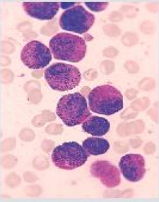
#> input picture 8-Blood Cell Identification/c120.png, 159 x 202 px
$ python blood.py
#> lines starting #> are read from the running program, lines starting #| are printed output that depends on the picture; after the words box and inside, x2 and y2 are one past the last pixel; in counts of white or black regions, pixels touching at a corner belong together

import numpy as np
import cv2
import matplotlib.pyplot as plt

image = cv2.imread("./c120.png")
#> image is the input picture: shape (202, 159, 3); mean B, G, R 196.8, 179, 218.6

# Gri tonlamalı bir görüntüye dönüştür
gray = cv2.cvtColor(image, cv2.COLOR_BGR2GRAY)
cv2.imwrite('1gray.png', gray)

# Median filtresi
blur_median = cv2.medianBlur(gray, 5)
cv2.imwrite('2blur_median.png', blur_median)

# Gaussian filtresi
blur_gaussian = cv2.GaussianBlur(gray, (9, 9), 0)
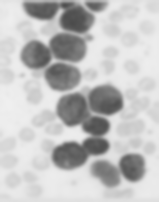
#> blur_gaussian: shape (202, 159); min 75, max 239, mean 192.8
cv2.imwrite('3blur_gaussian.png', blur_gaussian)

# Histogram eşitleme
histogram_eql = cv2.equalizeHist(gray)
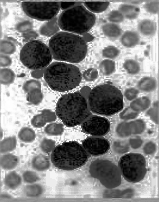
#> histogram_eql: shape (202, 159); min 0, max 255, mean 129.9
cv2.imwrite('4histogram_eql.png', histogram_eql)

# CLAHE (Kontrast Sınırlı Uyarlamalı Histogram Eşitleme)
clahe = cv2.createCLAHE(clipLimit=2.0, tileGridSize=(8, 8))
clahe_eql = clahe.apply(gray)
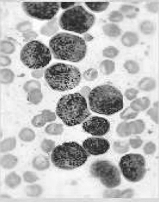
#> clahe_eql: shape (202, 159); min 28, max 255, mean 186.2
cv2.imwrite('5clahe_eql.png', clahe_eql)

# Kontrast genişletme
def pixel_val(pix, r1, s1, r2, s2):
	if (0 <= pix and pix <= r1):
		return (s1 / r1) * pix
	elif (r1 < pix and pix <= r2):
		return ((s2 - s1) / (r2 - r1)) * (pix - r1) + s1
	else:
		return ((255 - s2) / (255 - r2)) * (pix - r2) + s2

r1 = 70
s1 = 0
r2 = 200
s2 = 255


pixel_val_func = np.vectorize(pixel_val)
contrast_stretched = pixel_val_func(gray, r1, s1, r2, s2)
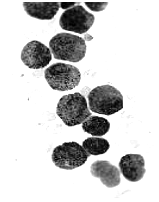
#> contrast_stretched: shape (202, 159) float64; min 0, max 255, mean 207.5
contrast_stretched_blur_median = pixel_val_func(blur_median, r1, s1, r2, s2)
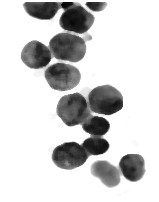
#> contrast_stretched_blur_median: shape (202, 159) float64; min 1.96, max 255, mean 208.3

cv2.imwrite('6contrast_stretched.png', contrast_stretched)
cv2.imwrite('7contrast_stretched_blur_median.png', contrast_stretched_blur_median)

# Canny kenar dedektörü ile kenar tespiti
edge = cv2.Canny(gray, 100, 200)
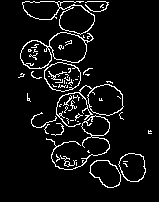
#> edge: shape (202, 159); 6.8% white in thin lines or dots, all inside (x1, y1, x2, y2) = (18, 1, 152, 188)
cv2.imwrite('8edge.png', edge)

edge_gaussian = cv2.Canny(blur_gaussian, 100, 200)
#> edge_gaussian: shape (202, 159); 3.7% white in thin lines or dots, all inside (x1, y1, x2, y2) = (20, 2, 146, 182)
cv2.imwrite('9edge_gaussian.png', edge_gaussian)

edge_median = cv2.Canny(blur_median, 100, 200)
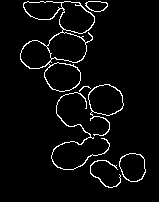
#> edge_median: shape (202, 159); 4.2% white in thin lines or dots, all inside (x1, y1, x2, y2) = (20, 1, 146, 188)
cv2.imwrite('10edge_median.png', edge_median)

cv2.waitKey()
cv2.destroyAllWindows()
